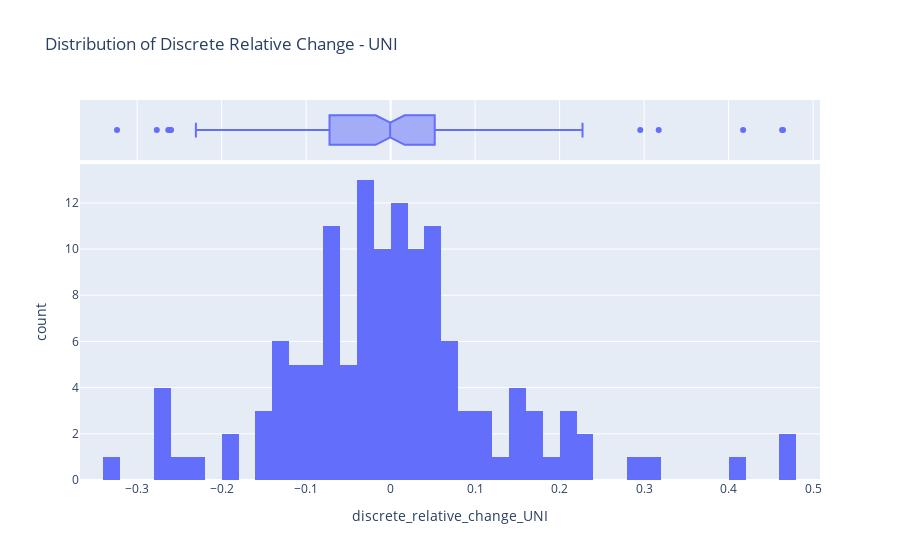
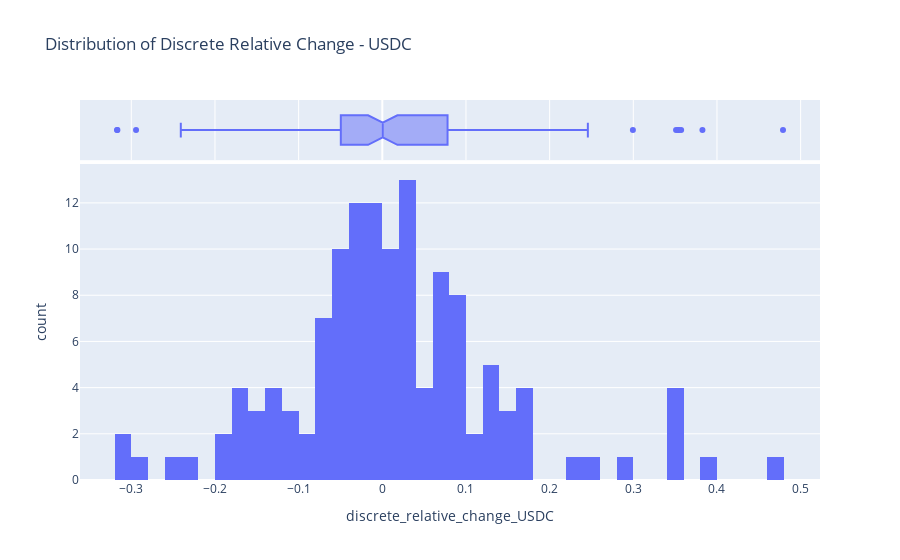

Notebook cell for these charts, in order:
### Code cell
import pandas as pd
import plotly.express as px

# Read the CSV file
df = pd.read_csv('./data/uni_usdc_06132024.csv')

# Sort the dataframe by 'block_number'
df.sort_values(by='block_number', inplace=True)

# Naming 
# pair0 = UNI, pair1 = USDC => (UNI,USDC)

# Calculate the discrete relative change for 'pair0_cost'
df['discrete_relative_change_UNI'] = df['pair0_cost'].diff() / df['pair0_cost'].shift(1)

# Calculate the discrete relative change for 'pair1_cost'
df['discrete_relative_change_USDC'] = df['pair1_cost'].diff() / df['pair1_cost'].shift(1)
# Display the dataframe


#df.head()

# Drop NaN values resulting from the diff and shift operations
df.dropna(inplace=True)

# Plot interactive distribution graphs
fig_uni = px.histogram(df, x='discrete_relative_change_UNI', title='Distribution of Discrete Relative Change - UNI', marginal='box', nbins=50)
fig_usdc = px.histogram(df, x='discrete_relative_change_USDC', title='Distribution of Discrete Relative Change - USDC', marginal='box', nbins=50)

# Display the graphs
fig_uni.show()
fig_usdc.show()

### Figure 1 — Plotly figure (JSON) as saved in the notebook; plotly's stock layout.template omitted (floating-point values rounded to 4 significant figures; data arrays with more than 128 entries replaced by an {"elided": "..."} marker saying what was removed)
{"data": [{"alignmentgroup": "True", "bingroup": "x", "hovertemplate": "discrete_relative_change_UNI=%{x}<br>count=%{y}<extra></extra>", "legendgroup": "", "marker": {"color": "#636efa", "pattern": {"shape": ""}}, "name": "", "nbinsx": 50, "offsetgroup": "", "orientation": "v", "showlegend": false, "type": "histogram", "x": {"elided": "131 float values"}, "xaxis": "x", "yaxis": "y"}, {"alignmentgroup": "True", "hovertemplate": "discrete_relative_change_UNI=%{x}<extra></extra>", "legendgroup": "", "marker": {"color": "#636efa"}, "name": "", "notched": true, "offsetgroup": "", "showlegend": false, "type": "box", "x": {"elided": "131 float values"}, "xaxis": "x2", "yaxis": "y2"}], "layout": {"barmode": "relative", "legend": {"tracegroupgap": 0}, "title": {"text": "Distribution of Discrete Relative Change - UNI"}, "xaxis": {"anchor": "y", "domain": [0, 1], "title": {"text": "discrete_relative_change_UNI"}}, "xaxis2": {"anchor": "y2", "domain": [0, 1], "matches": "x", "showgrid": true, "showticklabels": false}, "yaxis": {"anchor": "x", "domain": [0, 0.8316], "title": {"text": "count"}}, "yaxis2": {"anchor": "x2", "domain": [0.8416, 1], "matches": "y2", "showgrid": false, "showline": false, "showticklabels": false, "ticks": ""}}}

### Figure 2 — Plotly figure (JSON) as saved in the notebook; plotly's stock layout.template omitted (floating-point values rounded to 4 significant figures; data arrays with more than 128 entries replaced by an {"elided": "..."} marker saying what was removed)
{"data": [{"alignmentgroup": "True", "bingroup": "x", "hovertemplate": "discrete_relative_change_USDC=%{x}<br>count=%{y}<extra></extra>", "legendgroup": "", "marker": {"color": "#636efa", "pattern": {"shape": ""}}, "name": "", "nbinsx": 50, "offsetgroup": "", "orientation": "v", "showlegend": false, "type": "histogram", "x": {"elided": "131 float values"}, "xaxis": "x", "yaxis": "y"}, {"alignmentgroup": "True", "hovertemplate": "discrete_relative_change_USDC=%{x}<extra></extra>", "legendgroup": "", "marker": {"color": "#636efa"}, "name": "", "notched": true, "offsetgroup": "", "showlegend": false, "type": "box", "x": {"elided": "131 float values"}, "xaxis": "x2", "yaxis": "y2"}], "layout": {"barmode": "relative", "legend": {"tracegroupgap": 0}, "title": {"text": "Distribution of Discrete Relative Change - USDC"}, "xaxis": {"anchor": "y", "domain": [0, 1], "title": {"text": "discrete_relative_change_USDC"}}, "xaxis2": {"anchor": "y2", "domain": [0, 1], "matches": "x", "showgrid": true, "showticklabels": false}, "yaxis": {"anchor": "x", "domain": [0, 0.8316], "title": {"text": "count"}}, "yaxis2": {"anchor": "x2", "domain": [0.8416, 1], "matches": "y2", "showgrid": false, "showline": false, "showticklabels": false, "ticks": ""}}}
